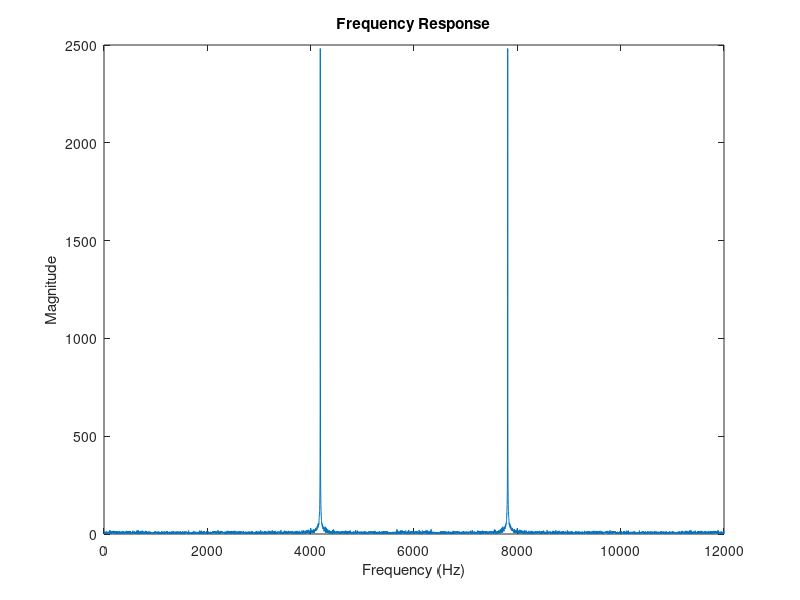

Source code (MATLAB): (Note: this script raises an error after producing the figure.)
% Simulation Parameters
range = 10; % Range in meters
dwell_time = 0.5; % Dwell time in seconds
sampling_rate = 12000; % Sampling rate in Hz (12 ksps)
num_rotors = 4; % Number of rotors
blades_per_rotor = 2; % Number of blades per rotor
rotation_rate = 56; % Blade rotation rate in rps
blade_length = 0.1; % Blade length in meters
radar_cross_section = 0.3; % Radar cross section in m^2
frequency = 10e9; % Radar frequency in Hz (10 GHz)
transmit_power = 70.79e-3; % Transmit power in Watts (70.79 mW)
gain_tx = 22; % Transmit gain in dB
gain_rx = 19; % Receive gain in dB
noise_figure = 1.7; % Receiver noise figure in dB
c = 3e8; % Speed of light in m/s

% Derived Parameters
lambda = c / frequency; % Wavelength

% Time vector
t = 0:1/sampling_rate:dwell_time-1/sampling_rate;

% Generate a continuous waveform signal
signal = cos(2 * pi * frequency * t);

% Blade velocity
velocity_blades = rotation_rate * blade_length / 2; % m/s

% Simulate Doppler shift
doppler_shift = 2 * velocity_blades / lambda; % Frequency shift in Hz

% Apply Doppler shift to the signal
doppler_signal = cos(2 * pi * (frequency + doppler_shift) * t);

% Add noise
noise = randn(size(doppler_signal)) * 0.1; % Adjust noise level as needed
received_signal = doppler_signal + noise;

% Perform FFT
n = length(received_signal);
fft_signal = fft(received_signal);
f = (0:n-1)*(sampling_rate/n); % Frequency vector

% Plot the frequency response
figure;
plot(f, abs(fft_signal));
title('Frequency Response');
xlabel('Frequency (Hz)');
ylabel('Magnitude');

% Generate the spectrogram
window_size = 128; % Adjust as needed
overlap = 120; % Adjust as needed
spectrogram(received_signal, window_size, overlap, [], sampling_rate, 'yaxis');
title('Spectrogram');
